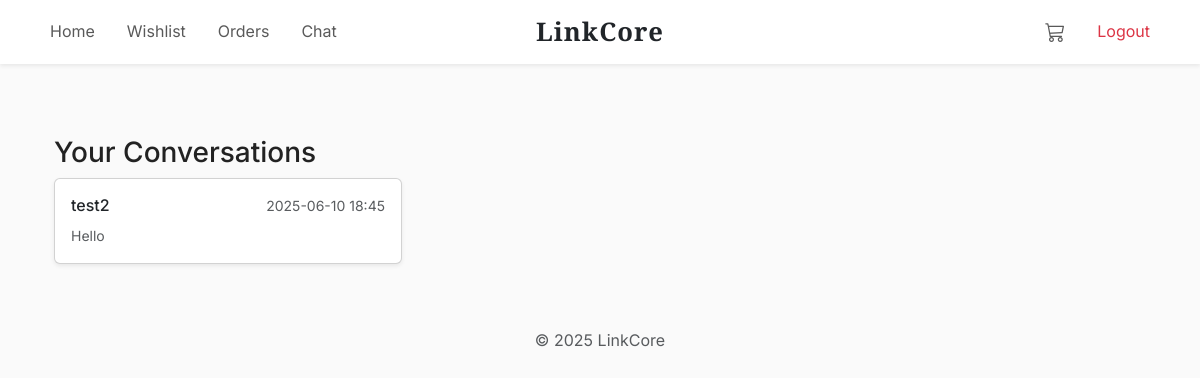
The app's page /chat/ (signed in) with its own data.
### models.py (models this page shows)
class User(db.Model):
    __tablename__ = 'users'
    id = db.Column(db.Integer, primary_key=True)
    name = db.Column(db.String(100), nullable=False)
    email = db.Column(db.String(120), unique=True, nullable=False)
    password = db.Column(db.String(200), nullable=False)
    role = db.Column(db.String(20), nullable=False)  # 'factory' or 'seller'
    created_at = db.Column(db.DateTime, default=datetime.utcnow)
    factory = db.relationship('Factory', backref='factory_user', uselist=False, foreign_keys='Factory.user_id')
    orders = db.relationship('Order', backref='seller', foreign_keys='Order.seller_id')
    chats_started = db.relationship('Chat', backref='chat_user1', foreign_keys='Chat.user1_id')
    chats_received = db.relationship('Chat', backref='chat_user2', foreign_keys='Chat.user2_id')
    messages_sent = db.relationship('Message', backref='message_sender', foreign_keys='Message.sender_id')
    ratings = db.relationship('Rating', backref='user')
    comments = db.relationship('Comment', backref='user')
    wishlist = db.relationship('Wishlist', backref='user')
    cart = db.relationship('Cart', backref='user', uselist=False, cascade="all, delete-orphan")

class Chat(db.Model):
    __tablename__ = 'chats'
    id = db.Column(db.Integer, primary_key=True)
    user1_id = db.Column(db.Integer, db.ForeignKey('users.id'), nullable=False)
    user2_id = db.Column(db.Integer, db.ForeignKey('users.id'), nullable=False)
    order_id = db.Column(db.Integer, db.ForeignKey('orders.id'), nullable=True)
    started_at = db.Column(db.DateTime, default=datetime.utcnow)
    last_updated = db.Column(db.DateTime, default=datetime.utcnow, onupdate=datetime.utcnow)
    user1_typing = db.Column(db.Boolean, default=False)
    user2_typing = db.Column(db.Boolean, default=False)
    order = db.relationship('Order', back_populates='chat')
    messages = db.relationship('Message', backref='chat', cascade="all, delete-orphan")

class Message(db.Model):
    __tablename__ = 'messages'
    id = db.Column(db.Integer, primary_key=True)
    chat_id = db.Column(db.Integer, db.ForeignKey('chats.id'), nullable=False)
    sender_id = db.Column(db.Integer, db.ForeignKey('users.id'), nullable=False)
    content = db.Column(db.Text, nullable=True)
    attachment_url = db.Column(db.String(255))
    is_read = db.Column(db.Boolean, default=False)
    timestamp = db.Column(db.DateTime, default=datetime.utcnow)

### routes/chat.py (the view)
@chat_bp.route('/', endpoint='list_chats')
def chat_list():
    ok, resp = user_required()
    if not ok:
        return resp
    user = resp
    chats = Chat.query.filter(
        (Chat.user1_id == user.id) | (Chat.user2_id == user.id)
    ).order_by(Chat.last_updated.desc()).all()
    logger.debug(f"User {user.id} fetched {len(chats)} chats")
    template = 'chat/factory_chat_list.html' if user.role == 'factory' else 'chat/chat_list.html'
    return render_template(template, user=user, chats=chats)

### routes/chat.py (called while the page is built)
def user_required():
    if 'user_id' not in session:
        flash('Please log in first.', 'error')
        return False, redirect(url_for('auth.index'))
    user = User.query.get(session['user_id'])
    if not user:
        flash('User not found.', 'error')
        session.pop('user_id', None)
        return False, redirect(url_for('auth.index'))
    return True, user

### templates/chat/chat_list.html (shortened to what this page needs)
{% extends "customer_base.html" %}
{% block content %}
<div class="container mt-4">
    <h3>Your Conversations</h3>
    {% if chats %}
        <div class="row">
            {% for chat in chats %}
                {% set partner = chat.chat_user1 if chat.user2_id == user.id else chat.chat_user2 %}
                {% set last_message = chat.messages[-1] if chat.messages else None %}
                <div class="col-12 col-md-6 col-lg-4 mb-3">
                    <a href="{{ url_for('chat.view_chat', chat_id=chat.id) }}" class="text-decoration-none">
                        <div class="card shadow-sm h-100">
                            <div class="card-body">
                                <div class="d-flex justify-content-between align-items-center">
                                    <h6 class="card-title mb-0">{{ partner.name }}</h6>
                                    <small class="text-muted">{{ chat.last_updated.strftime("%Y-%m-%d %H:%M") }}</small>
                                </div>
                                <p class="card-text text-muted small mt-2">
                                    {% if last_message %}
                                        {{
                                            last_message.content.strip()|truncate(50)
                                            if last_message.content and last_message.content.strip() else
                                            ("Attachment" if last_message.attachment_url else "No content")
                                        }}
                                    {% else %}
                                        No messages yet
                                    {% endif %}
                                </p>
                            </div>
                        </div>
                    </a>
                </div>
            {% endfor %}
        </div>
    {% else %}
        <div class="alert alert-info text-center">
            You have no active chats yet.
        </div>
    {% endif %}
</div>
{% endblock %}

### templates/customer_base.html (style rules this page uses)
body, .seller-page { font-family: 'Inter', sans-serif; font-size: 16px; line-height: 1.6; color: #222; background-color: #fafafa; }

### records on screen
Chat: last_updated "2025-06-10 18:45"
User: name "test2"
Message: content.strip "Hello"
